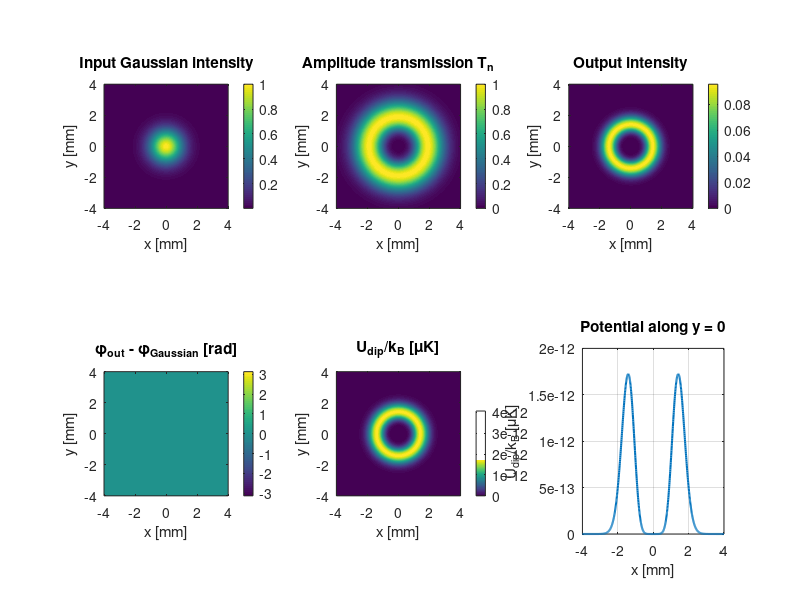

Here is the MATLAB script that generated this plot: (Note: this script raises an error after producing the figure.)
%% Pure-amplitude generation of an order-n hollow Gaussian beam
% The incident Gaussian has a flat spatial phase.  A real, non-negative
% transmission mask therefore changes only its amplitude, not its phase.

clear; close all; clc;

%% Parameters
lambda = 632.8e-9;       % wavelength [m] (used only for documentation here)
wG     = 1.5e-3;         % incident Gaussian waist [m]
w0     = 1.0e-3;         % target beam waist [m]
n      = 2;               % non-negative integer beam order
E0     = 1;               % incident on-axis complex amplitude
L      = 4.0e-3;          % half-width of the simulated/masked aperture [m]
N      = 1001;            % number of samples along each transverse axis
alpha  = -1.0e-39;        % real dynamic polarizability Re[alpha(omega)] [C*m^2/V]

assert(n >= 0 && n == floor(n), 'n must be a non-negative integer.');
assert(wG > 0 && w0 > 0 && L > 0 && N >= 2, ...
    'Beam waists, aperture size, and grid size must be positive.');

%% Coordinate grid and input Gaussian
x = linspace(-L, L, N);
[X, Y] = meshgrid(x, x);
r2 = X.^2 + Y.^2;

% A constant phase could be included by replacing E0 with E0*exp(1i*phi0).
EG = E0 .* exp(-r2 ./ wG^2);

%% Real, non-negative amplitude transmission
% The unscaled mask is the ratio of the desired radial amplitude and EG.
% C is chosen on the finite aperture so that 0 <= Tn <= 1, as required for
% a passive amplitude mask.  This scaling changes power but not beam shape.
Traw = (r2 ./ w0^2).^n .* exp(-r2 ./ w0^2 + r2 ./ wG^2);
Tmax = max(Traw(:));
if Tmax == 0
    C = 1;                % defensive fallback for a degenerate grid
else
    C = 1 / Tmax;
end
Tn = C .* Traw;

% Pure-amplitude modulation: no extra exp(1i*phi) factor is applied.
Eout = Tn .* EG;

%% Numerical verification
Etarget = C .* E0 .* (r2 ./ w0^2).^n .* exp(-r2 ./ w0^2);
relativeError = norm(Eout(:) - Etarget(:)) / max(norm(Etarget(:)), eps);

fprintf('lambda = %.1f nm, order n = %d\n', lambda * 1e9, n);
fprintf('Mask range: [%.6g, %.6g]\n', min(Tn(:)), max(Tn(:)));
fprintf('Relative field error: %.3e\n', relativeError);

%% Optical dipole-trap potential
% Here Eout is the peak complex electric-field amplitude, defined through
% E(t) = Re[Eout*exp(-1i*omega*t)].  In vacuum,
%
%        I(x,y) = (epsilon0*c/2)*|Eout(x,y)|^2,
%        U(x,y) = -(1/4)*Re[alpha(omega)]*|Eout(x,y)|^2
%               = -Re[alpha(omega)]*I(x,y)/(2*epsilon0*c).
%
% alpha > 0 (usually red detuning) attracts particles to high intensity;
% alpha < 0 (usually blue detuning) attracts them to the dark region.
epsilon0 = 8.8541878128e-12;    % vacuum permittivity [F/m]
c0       = 299792458;           % speed of light in vacuum [m/s]
kB       = 1.380649e-23;        % Boltzmann constant [J/K]

Iout = 0.5 .* epsilon0 .* c0 .* abs(Eout).^2;  % output intensity [W/m^2]
Udip = -0.25 .* alpha .* abs(Eout).^2;         % optical potential [J]
UuK  = Udip ./ kB .* 1e6;                      % potential in microkelvin

fprintf('Optical-potential range: [%.6g, %.6g] J\n', ...
    min(Udip(:)), max(Udip(:)));
fprintf('Equivalent U/k_B range: [%.6g, %.6g] microkelvin\n', ...
    min(UuK(:)), max(UuK(:)));

%% Visualize input, mask, output intensity, and phase difference
extentMM = x * 1e3;
figure('Color', 'w', 'Name', 'Pure-amplitude beam generation');

subplot(2, 3, 1);
imagesc(extentMM, extentMM, abs(EG).^2);
axis image xy; colorbar;
xlabel('x [mm]'); ylabel('y [mm]'); title('Input Gaussian intensity');

subplot(2, 3, 2);
imagesc(extentMM, extentMM, Tn);
axis image xy; colorbar; caxis([0, 1]);
xlabel('x [mm]'); ylabel('y [mm]'); title('Amplitude transmission T_n');

subplot(2, 3, 3);
imagesc(extentMM, extentMM, abs(Eout).^2);
axis image xy; colorbar;
xlabel('x [mm]'); ylabel('y [mm]'); title('Output intensity');

% Compare phase only where the output amplitude is nonzero; phase at a
% field zero (including the center for n > 0) is mathematically undefined.
phaseDifference = nan(size(Eout));
valid = abs(Eout) > max(abs(Eout(:))) * 1e-12;
phaseDifference(valid) = angle(Eout(valid) .* conj(EG(valid)));

subplot(2, 3, 4);
imagesc(extentMM, extentMM, phaseDifference);
axis image xy; colorbar; caxis([-pi, pi]);
xlabel('x [mm]'); ylabel('y [mm]');
title('\phi_{out} - \phi_{Gaussian} [rad]');

subplot(2, 3, 5);
imagesc(extentMM, extentMM, UuK);
axis image xy; colorbar;
xlabel('x [mm]'); ylabel('y [mm]'); title('U_{dip}/k_B [\muK]');

% A center-line cut makes the radial trapping structure easier to inspect.
subplot(2, 3, 6);
centerIndex = ceil(N / 2);
plot(extentMM, UuK(centerIndex, :), 'LineWidth', 1.5);
grid on;
xlabel('x [mm]'); ylabel('U_{dip}/k_B [\muK]');
title('Potential along y = 0');

colormap(parula);
